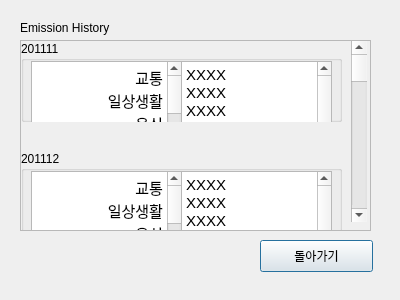
<?xml version="1.0" encoding="UTF-8"?>
<ui version="4.0">
 <class>Dialog</class>
 <widget class="QDialog" name="Dialog">
  <property name="geometry">
   <rect>
    <x>0</x>
    <y>0</y>
    <width>400</width>
    <height>300</height>
   </rect>
  </property>
  <property name="windowTitle">
   <string>Dialog</string>
  </property>
  <widget class="QPushButton" name="pushButton">
   <property name="geometry">
    <rect>
     <x>260</x>
     <y>240</y>
     <width>113</width>
     <height>32</height>
    </rect>
   </property>
   <property name="text">
    <string>돌아가기</string>
   </property>
  </widget>
  <widget class="QScrollArea" name="scrollArea">
   <property name="geometry">
    <rect>
     <x>20</x>
     <y>40</y>
     <width>351</width>
     <height>191</height>
    </rect>
   </property>
   <property name="widgetResizable">
    <bool>true</bool>
   </property>
   <widget class="QWidget" name="scrollAreaWidgetContents">
    <property name="geometry">
     <rect>
      <x>0</x>
      <y>0</y>
      <width>349</width>
      <height>189</height>
     </rect>
    </property>
    <widget class="QScrollBar" name="verticalScrollBar">
     <property name="geometry">
      <rect>
       <x>330</x>
       <y>0</y>
       <width>16</width>
       <height>181</height>
      </rect>
     </property>
     <property name="orientation">
      <enum>Qt::Vertical</enum>
     </property>
    </widget>
    <widget class="QGroupBox" name="groupBox">
     <property name="geometry">
      <rect>
       <x>0</x>
       <y>0</y>
       <width>321</width>
       <height>81</height>
      </rect>
     </property>
     <property name="title">
      <string>201111</string>
     </property>
     <widget class="Line" name="line">
      <property name="geometry">
       <rect>
        <x>160</x>
        <y>20</y>
        <width>3</width>
        <height>61</height>
       </rect>
      </property>
      <property name="orientation">
       <enum>Qt::Vertical</enum>
      </property>
     </widget>
     <widget class="QTextEdit" name="textEdit">
      <property name="geometry">
       <rect>
        <x>10</x>
        <y>20</y>
        <width>151</width>
        <height>79</height>
       </rect>
      </property>
      <property name="html">
       <string>&lt;!DOCTYPE HTML PUBLIC &quot;-//W3C//DTD HTML 4.0//EN&quot; &quot;http://www.w3.org/TR/REC-html40/strict.dtd&quot;&gt;
&lt;html&gt;&lt;head&gt;&lt;meta name=&quot;qrichtext&quot; content=&quot;1&quot; /&gt;&lt;style type=&quot;text/css&quot;&gt;
p, li { white-space: pre-wrap; }
&lt;/style&gt;&lt;/head&gt;&lt;body style=&quot; font-family:'.AppleSystemUIFont'; font-size:13pt; font-weight:400; font-style:normal;&quot;&gt;
&lt;p align=&quot;right&quot; style=&quot; margin-top:0px; margin-bottom:0px; margin-left:0px; margin-right:0px; -qt-block-indent:0; text-indent:0px; background-color:#ffffff;&quot;&gt;&lt;span style=&quot; font-family:'AppleSDGothicNeo'; font-size:11pt;&quot;&gt;교통&lt;/span&gt;&lt;/p&gt;
&lt;p align=&quot;right&quot; style=&quot; margin-top:0px; margin-bottom:0px; margin-left:0px; margin-right:0px; -qt-block-indent:0; text-indent:0px; background-color:#ffffff;&quot;&gt;&lt;span style=&quot; font-family:'AppleSDGothicNeo'; font-size:11pt;&quot;&gt;일상생활&lt;/span&gt;&lt;/p&gt;
&lt;p align=&quot;right&quot; style=&quot; margin-top:0px; margin-bottom:0px; margin-left:0px; margin-right:0px; -qt-block-indent:0; text-indent:0px; background-color:#ffffff;&quot;&gt;&lt;span style=&quot; font-family:'AppleSDGothicNeo'; font-size:11pt;&quot;&gt;음식&lt;/span&gt;&lt;/p&gt;
&lt;p align=&quot;right&quot; style=&quot; margin-top:0px; margin-bottom:0px; margin-left:0px; margin-right:0px; -qt-block-indent:0; text-indent:0px; background-color:#ffffff;&quot;&gt;&lt;span style=&quot; font-family:'AppleSDGothicNeo'; font-size:11pt;&quot;&gt;총배출량 &lt;/span&gt;&lt;/p&gt;&lt;/body&gt;&lt;/html&gt;</string>
      </property>
     </widget>
     <widget class="QTextEdit" name="textEdit_3">
      <property name="geometry">
       <rect>
        <x>160</x>
        <y>20</y>
        <width>151</width>
        <height>79</height>
       </rect>
      </property>
      <property name="html">
       <string>&lt;!DOCTYPE HTML PUBLIC &quot;-//W3C//DTD HTML 4.0//EN&quot; &quot;http://www.w3.org/TR/REC-html40/strict.dtd&quot;&gt;
&lt;html&gt;&lt;head&gt;&lt;meta name=&quot;qrichtext&quot; content=&quot;1&quot; /&gt;&lt;style type=&quot;text/css&quot;&gt;
p, li { white-space: pre-wrap; }
&lt;/style&gt;&lt;/head&gt;&lt;body style=&quot; font-family:'.AppleSystemUIFont'; font-size:13pt; font-weight:400; font-style:normal;&quot;&gt;
&lt;p style=&quot; margin-top:0px; margin-bottom:0px; margin-left:0px; margin-right:0px; -qt-block-indent:0; text-indent:0px; background-color:#ffffff;&quot;&gt;&lt;span style=&quot; font-size:11pt; background-color:#ffffff;&quot;&gt;XXXX&lt;/span&gt;&lt;/p&gt;
&lt;p style=&quot; margin-top:0px; margin-bottom:0px; margin-left:0px; margin-right:0px; -qt-block-indent:0; text-indent:0px; background-color:#ffffff;&quot;&gt;&lt;span style=&quot; font-size:11pt; background-color:#ffffff;&quot;&gt;XXXX&lt;/span&gt;&lt;/p&gt;
&lt;p style=&quot; margin-top:0px; margin-bottom:0px; margin-left:0px; margin-right:0px; -qt-block-indent:0; text-indent:0px; background-color:#ffffff;&quot;&gt;&lt;span style=&quot; font-size:11pt; background-color:#ffffff;&quot;&gt;XXXX&lt;/span&gt;&lt;/p&gt;
&lt;p style=&quot; margin-top:0px; margin-bottom:0px; margin-left:0px; margin-right:0px; -qt-block-indent:0; text-indent:0px; background-color:#ffffff;&quot;&gt;&lt;span style=&quot; font-size:11pt; background-color:#ffffff;&quot;&gt;XXXX&lt;/span&gt;&lt;/p&gt;&lt;/body&gt;&lt;/html&gt;</string>
      </property>
     </widget>
    </widget>
    <widget class="QGroupBox" name="groupBox_2">
     <property name="geometry">
      <rect>
       <x>0</x>
       <y>110</y>
       <width>321</width>
       <height>81</height>
      </rect>
     </property>
     <property name="title">
      <string>201112</string>
     </property>
     <widget class="Line" name="line_2">
      <property name="geometry">
       <rect>
        <x>160</x>
        <y>20</y>
        <width>3</width>
        <height>61</height>
       </rect>
      </property>
      <property name="orientation">
       <enum>Qt::Vertical</enum>
      </property>
     </widget>
     <widget class="QTextEdit" name="textEdit_2">
      <property name="geometry">
       <rect>
        <x>10</x>
        <y>20</y>
        <width>151</width>
        <height>79</height>
       </rect>
      </property>
      <property name="html">
       <string>&lt;!DOCTYPE HTML PUBLIC &quot;-//W3C//DTD HTML 4.0//EN&quot; &quot;http://www.w3.org/TR/REC-html40/strict.dtd&quot;&gt;
&lt;html&gt;&lt;head&gt;&lt;meta name=&quot;qrichtext&quot; content=&quot;1&quot; /&gt;&lt;style type=&quot;text/css&quot;&gt;
p, li { white-space: pre-wrap; }
&lt;/style&gt;&lt;/head&gt;&lt;body style=&quot; font-family:'.AppleSystemUIFont'; font-size:13pt; font-weight:400; font-style:normal;&quot;&gt;
&lt;p align=&quot;right&quot; style=&quot; margin-top:0px; margin-bottom:0px; margin-left:0px; margin-right:0px; -qt-block-indent:0; text-indent:0px; background-color:#ffffff;&quot;&gt;&lt;span style=&quot; font-family:'AppleSDGothicNeo'; font-size:11pt;&quot;&gt;교통&lt;/span&gt;&lt;/p&gt;
&lt;p align=&quot;right&quot; style=&quot; margin-top:0px; margin-bottom:0px; margin-left:0px; margin-right:0px; -qt-block-indent:0; text-indent:0px; background-color:#ffffff;&quot;&gt;&lt;span style=&quot; font-family:'AppleSDGothicNeo'; font-size:11pt;&quot;&gt;일상생활&lt;/span&gt;&lt;/p&gt;
&lt;p align=&quot;right&quot; style=&quot; margin-top:0px; margin-bottom:0px; margin-left:0px; margin-right:0px; -qt-block-indent:0; text-indent:0px; background-color:#ffffff;&quot;&gt;&lt;span style=&quot; font-family:'AppleSDGothicNeo'; font-size:11pt;&quot;&gt;음식&lt;/span&gt;&lt;/p&gt;
&lt;p align=&quot;right&quot; style=&quot; margin-top:0px; margin-bottom:0px; margin-left:0px; margin-right:0px; -qt-block-indent:0; text-indent:0px; background-color:#ffffff;&quot;&gt;&lt;span style=&quot; font-family:'AppleSDGothicNeo'; font-size:11pt;&quot;&gt;총배출량 &lt;/span&gt;&lt;/p&gt;&lt;/body&gt;&lt;/html&gt;</string>
      </property>
     </widget>
     <widget class="QTextEdit" name="textEdit_4">
      <property name="geometry">
       <rect>
        <x>160</x>
        <y>20</y>
        <width>151</width>
        <height>79</height>
       </rect>
      </property>
      <property name="html">
       <string>&lt;!DOCTYPE HTML PUBLIC &quot;-//W3C//DTD HTML 4.0//EN&quot; &quot;http://www.w3.org/TR/REC-html40/strict.dtd&quot;&gt;
&lt;html&gt;&lt;head&gt;&lt;meta name=&quot;qrichtext&quot; content=&quot;1&quot; /&gt;&lt;style type=&quot;text/css&quot;&gt;
p, li { white-space: pre-wrap; }
&lt;/style&gt;&lt;/head&gt;&lt;body style=&quot; font-family:'.AppleSystemUIFont'; font-size:13pt; font-weight:400; font-style:normal;&quot;&gt;
&lt;p style=&quot; margin-top:0px; margin-bottom:0px; margin-left:0px; margin-right:0px; -qt-block-indent:0; text-indent:0px; background-color:#ffffff;&quot;&gt;&lt;span style=&quot; font-size:11pt; background-color:#ffffff;&quot;&gt;XXXX&lt;/span&gt;&lt;/p&gt;
&lt;p style=&quot; margin-top:0px; margin-bottom:0px; margin-left:0px; margin-right:0px; -qt-block-indent:0; text-indent:0px; background-color:#ffffff;&quot;&gt;&lt;span style=&quot; font-size:11pt; background-color:#ffffff;&quot;&gt;XXXX&lt;/span&gt;&lt;/p&gt;
&lt;p style=&quot; margin-top:0px; margin-bottom:0px; margin-left:0px; margin-right:0px; -qt-block-indent:0; text-indent:0px; background-color:#ffffff;&quot;&gt;&lt;span style=&quot; font-size:11pt; background-color:#ffffff;&quot;&gt;XXXX&lt;/span&gt;&lt;/p&gt;
&lt;p style=&quot; margin-top:0px; margin-bottom:0px; margin-left:0px; margin-right:0px; -qt-block-indent:0; text-indent:0px; background-color:#ffffff;&quot;&gt;&lt;span style=&quot; font-size:11pt; background-color:#ffffff;&quot;&gt;XXXX&lt;/span&gt;&lt;/p&gt;&lt;/body&gt;&lt;/html&gt;</string>
      </property>
     </widget>
    </widget>
   </widget>
  </widget>
  <widget class="QLabel" name="label">
   <property name="geometry">
    <rect>
     <x>20</x>
     <y>20</y>
     <width>111</width>
     <height>16</height>
    </rect>
   </property>
   <property name="text">
    <string>Emission History</string>
   </property>
  </widget>
 </widget>
 <resources/>
 <connections/>
</ui>
